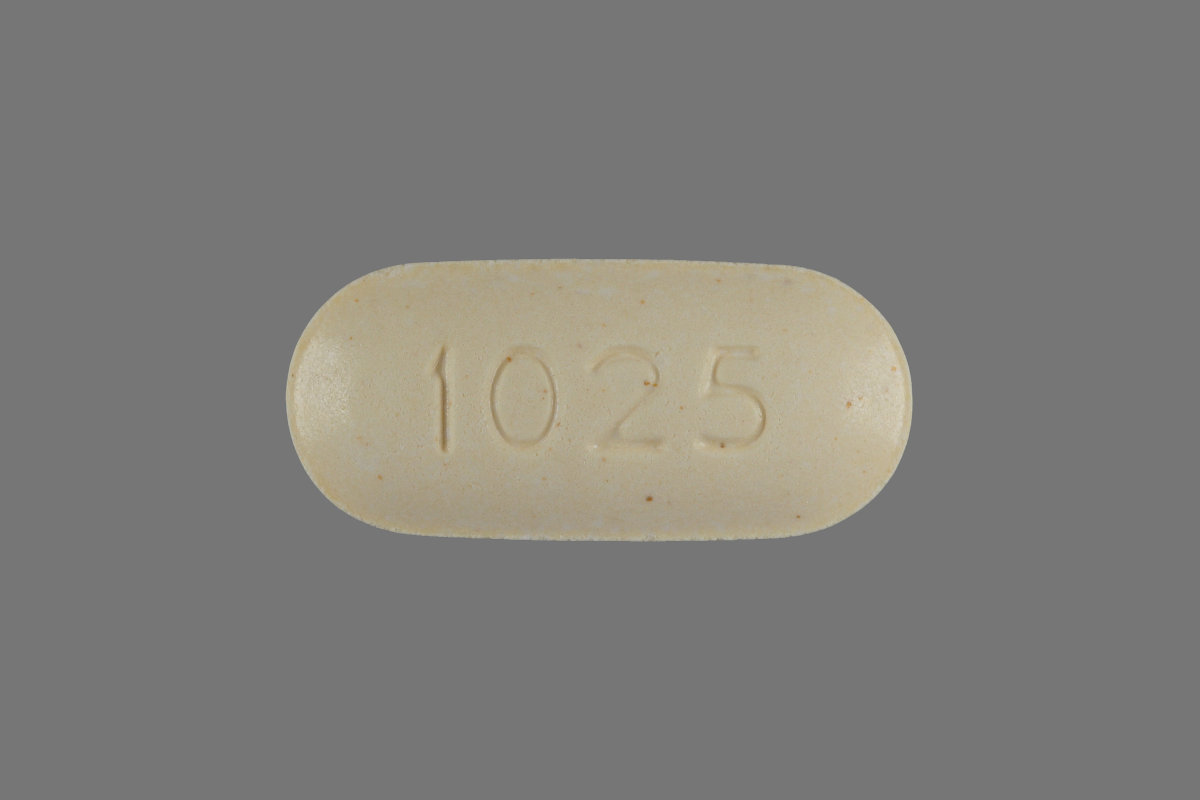
#> input picture opencv/rotate-image-opencv/pill.jpg, 1200 x 800 px
$ python rotate_image.py --image pill.jpg
#> lines starting #> are read from the running program, lines starting #| are printed output that depends on the picture; after the words box and inside, x2 and y2 are one past the last pixel; in counts of white or black regions, pixels touching at a corner belong together
# https://www.pyimagesearch.com/2017/01/02/rotate-images-correctly-with-opencv-and-python/

import numpy as np
import argparse
import cv2
import imutils
import matplotlib.pyplot as plt
import matplotlib.animation as animation

ap = argparse.ArgumentParser()
ap.add_argument("-i", "--image", required=True, help="path to the image file")
args = vars(ap.parse_args())

# load image from disk
image_orig = cv2.imread( args["image"])
#> image_orig is the input picture: shape (800, 1200, 3); mean B, G, R 121.9, 126.2, 127.9

# setup image display
fig, ax = plt.subplots()
fig.show()

def display_image(image, title, timeout=0.1):
    ax.imshow(image)
    fig.canvas.draw()
    plt.title(title)
    plt.pause(timeout)
    ax.cla()

def rotate(image, angle, w, h):
    # define the image center
    (cX, cY) = (w // 2, h // 2)
    M = cv2.getRotationMatrix2D((cX, cY), angle, 1)
    return cv2.warpAffine(image, M, (w, h))

def rotate_bound(image, angle, w, h):
    # Extra sources
    # https://stackoverflow.com/questions/11764575/python-2-7-3-opencv-2-4-after-rotation-window-doesnt-fit-image

    # https://stackoverflow.com/questions/22041699/rotate-an-image-without-cropping-in-opencv-in-c

    # define the image center
    (cX, cY) = (w // 2, h // 2)

    # grab the matrix rotation and the sine and cosine
    M = cv2.getRotationMatrix2D((cX, cY), angle, 1.0)
    cos = np.abs(M[0, 0])
    sin = np.abs([M[0, 1]])

    # compute the new bounding dimensions of the image
    nW = int((h * sin) + (w * cos))
    nH = int((h * cos) + (w * sin))

    # adjust the rotation matrix to take into account translation
    M[0, 2] += (nW / 2) - cX
    M[1, 2] += (nH / 2) - cY
    return cv2.warpAffine(image, M, (nW, nH))

def show_rotation_problem(image):
    (h, w) = image.shape[:2]

    angle_steps = 15
    # rotate image and display the problem
    for angle in np.arange(0, 360, angle_steps):
        rotated = rotate(image, angle, w, h)
        display_image(rotated, "Rotation with problem")

    # rotate image and display in bound
    for angle in np.arange(0, 360, angle_steps):
        rotated = rotate_bound(image, angle, w, h)
        display_image(rotated, "Correct rotation")

# convert to gray scale, blur with Gaussian and get contours with Canny
gray = cv2.cvtColor(image_orig, cv2.COLOR_BGR2GRAY)
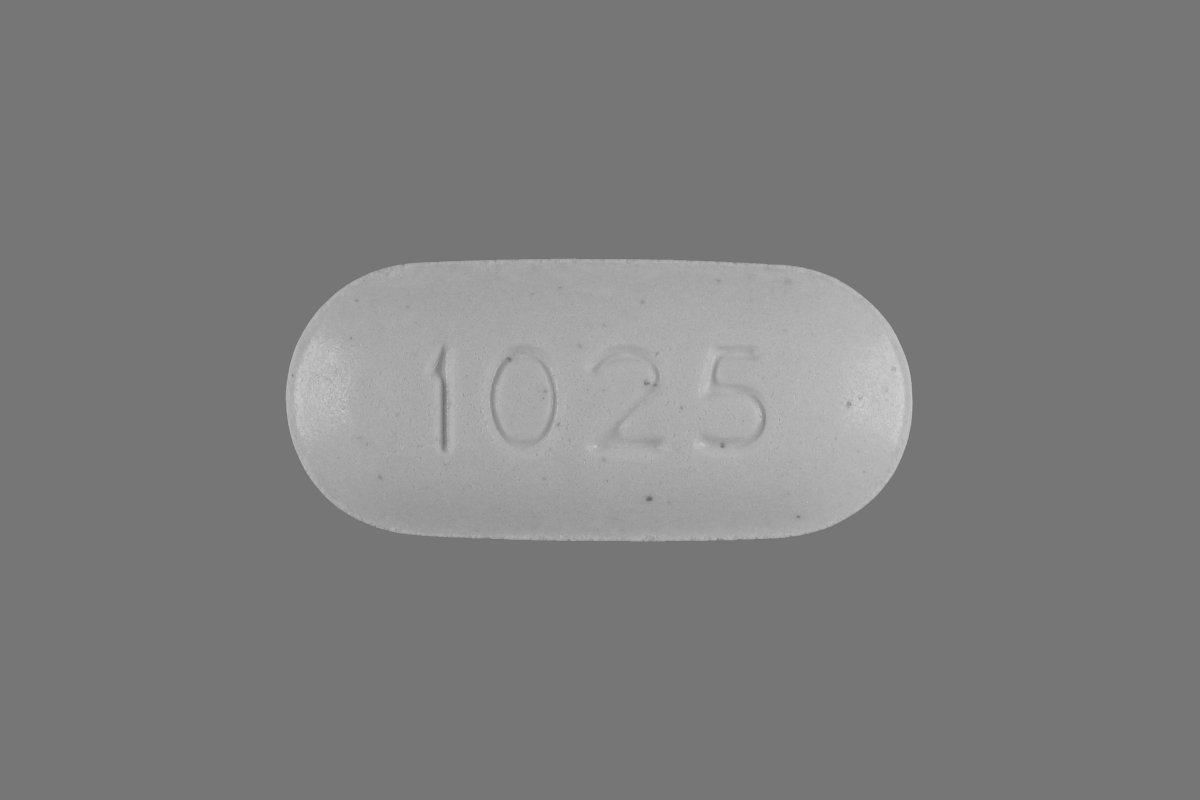
#> gray: shape (800, 1200); min 101, max 210, mean 126.2
gray = cv2.GaussianBlur(gray, (5, 5), 0)
edged = cv2.Canny(gray, 20, 100)
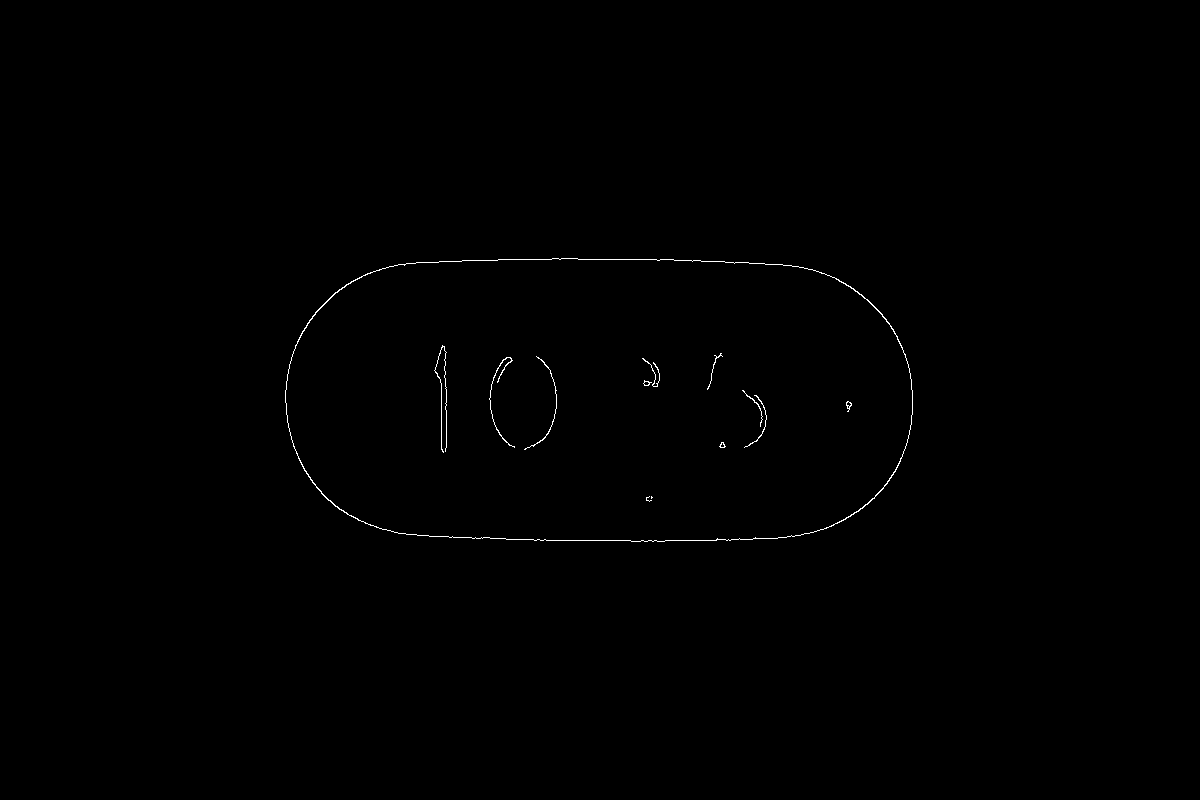
#> edged: shape (800, 1200); 0.27% white in thin lines or dots, all inside (x1, y1, x2, y2) = (285, 258, 913, 542)

# find contours
cnts = cv2.findContours(edged.copy(), cv2.RETR_EXTERNAL, cv2.CHAIN_APPROX_SIMPLE)
#> cnts = 1 contour; box (x1, y1, x2, y2) and area: (285, 258, 913, 542) 157462
cnts = imutils.grab_contours(cnts)

# check if has at least one contour
if len(cnts) > 0:
    # grab the largest contour and draw a mask fir the pill
    c = max(cnts, key=cv2.contourArea)
#> c = contour of 482 points, box (x1, y1, x2, y2) (285, 258, 913, 542), area 157462
    mask = np.zeros(gray.shape, dtype="uint8")
    cv2.drawContours(mask, [c], -1, 255, -1)
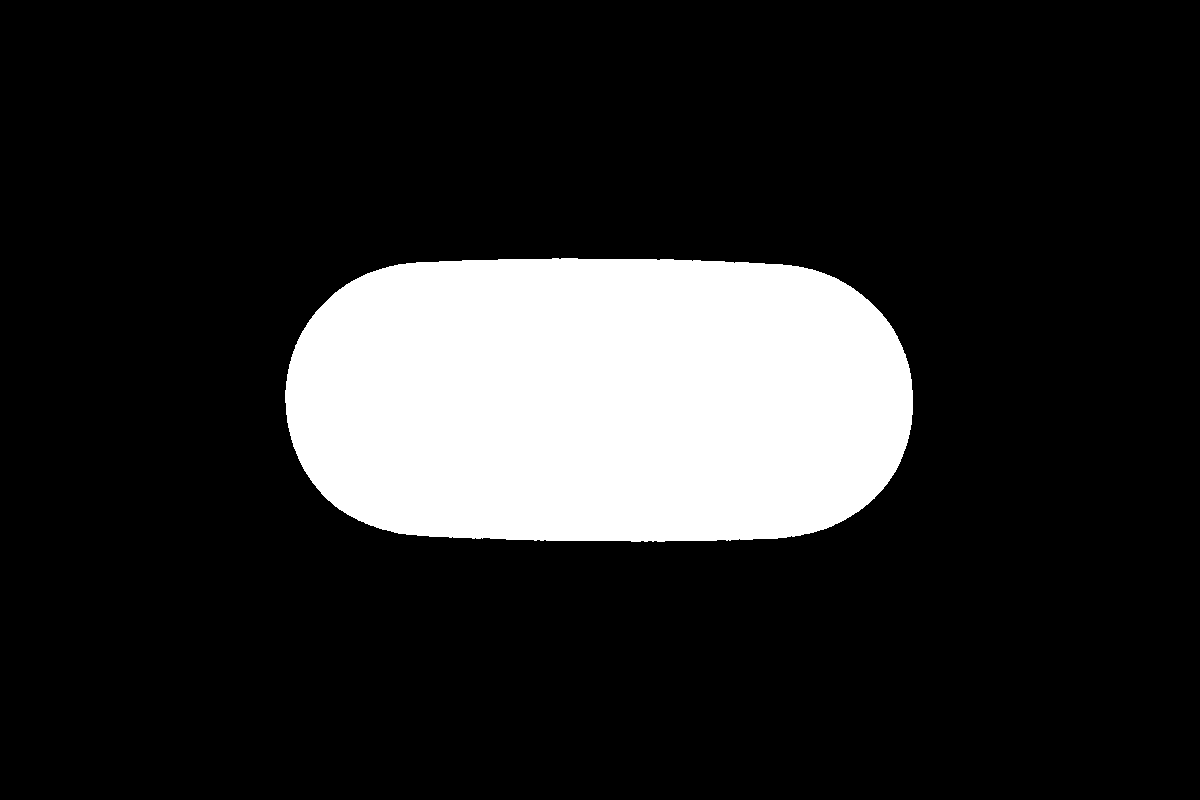
#> mask: shape (800, 1200); 16.5% white; 1 white region, box (x1, y1, x2, y2) and area: (285, 258, 913, 542) 158205

    # compute its bounding box of pill, then extract the RIO and apply mask
    (x, y, w, h) = cv2.boundingRect(c)
#> x = 285; y = 258; w = 628; h = 284
    imageROI = image_orig[y:y + h, x:x + w]
    maskROI = mask[y:y + h, x:x + w]
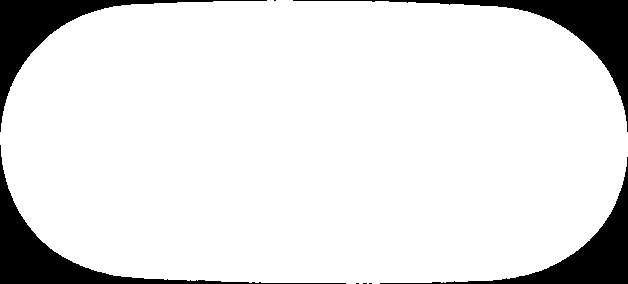
#> maskROI: shape (284, 628); 88.7% white; 8 black regions (4 under 20 px), largest, box (x1, y1, x2, y2) and area: (0, 145, 346, 284) 5343, (293, 0, 628, 132) 5326, (0, 0, 267, 132) 4853, (380, 157, 628, 284) 4613
    imageROI = cv2.bitwise_and(imageROI, imageROI, mask=maskROI)
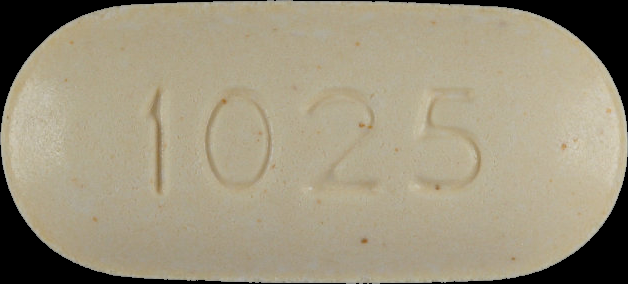
#> imageROI: shape (284, 628, 3); mean B, G, R 125.9, 148.8, 157.7

    show_rotation_problem(imageROI)
#> after the loop in show_rotation_problem, `for angle in np.arange(0, 360, angle_steps):`:
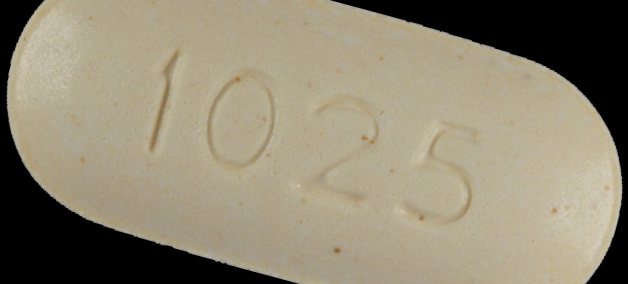
#> rotated: shape (284, 628, 3); mean B, G, R 114.7, 135.5, 143.6
#> after the loop in show_rotation_problem, `for angle in np.arange(0, 360, angle_steps):`:
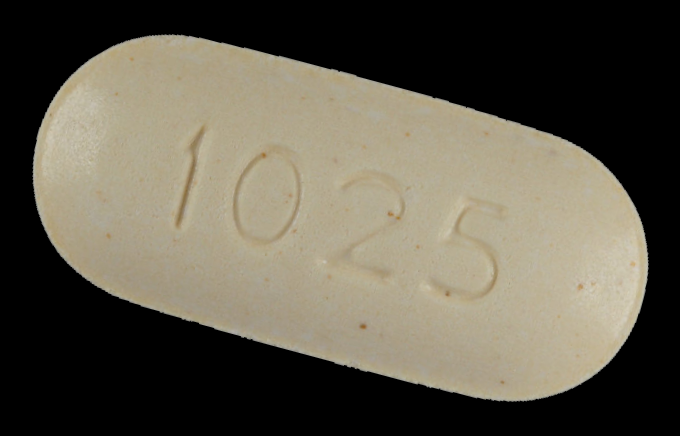
#> rotated: shape (436, 680, 3); mean B, G, R 75.7, 89.5, 94.9
else:
    show_rotation_problem(image_orig)
